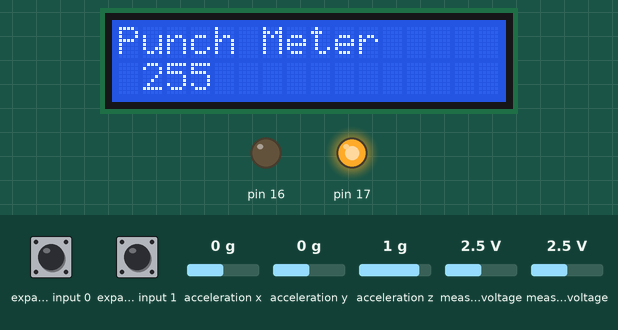
This sketch was run on a simulated Arduino Uno, built with avr-gcc and run on an emulated ATmega328P. On the bench: 16×2 character LCD, output pins drawn as LEDs (lit = HIGH). Wiring (inferred from the names in the program): Wii Nunchuk at I2C address 0x52. The inputs (shaded band) are chosen by the test bench; at power-on: acceleration z 1 g, expander input 0 HIGH, expander input 1 HIGH, acceleration x 0 g, acceleration y 0 g, measured voltage 2.5 V.

Above: at 1.3 s.
1.4 s: acceleration z set to -1.4 g
At 2.2 s:
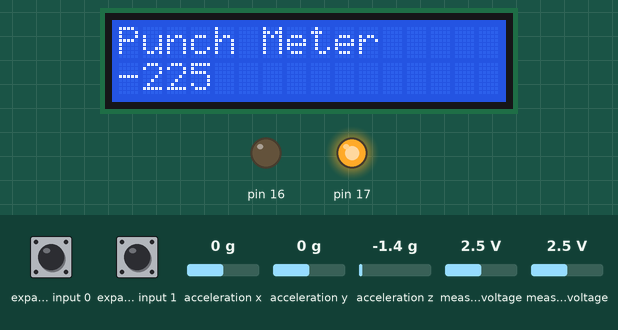
2.9 s: expander input 0 pulled LOW for 0.15 s
At 3.02 s:
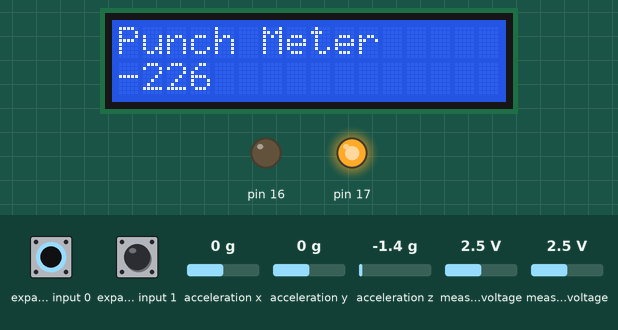
4.6 s: expander input 1 pulled LOW for 0.15 s
At 4.72 s:
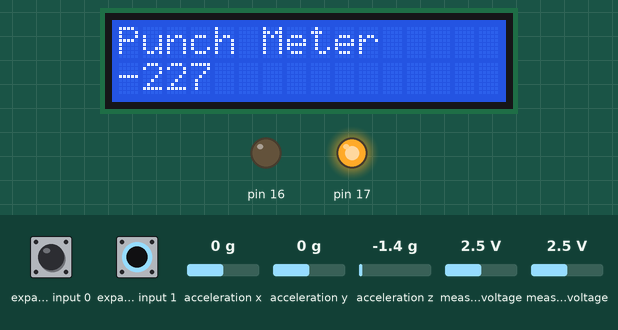
6.2 s: acceleration z set to -0.8 g
At 7.4 s:
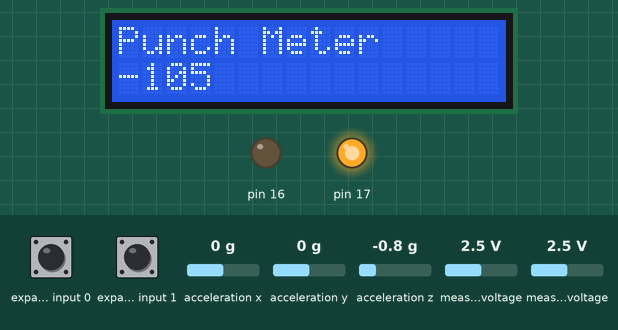
7.7 s: expander input 0 pulled LOW for 1 s
At 8.5 s:
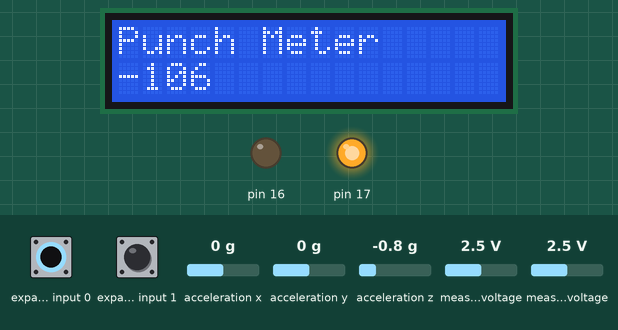
Timing chart, 0 to 10.7 s (numbered marks = the images above; inputs shaded):
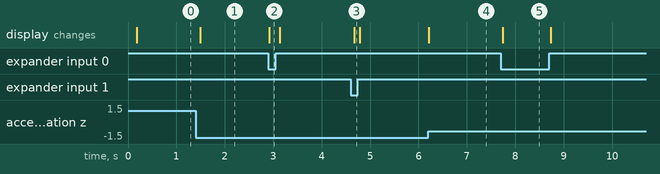

The sketch:

PunchMeter_X_only.ino
```cpp
/*
Lee Sichello
200259098
CS 207
Project: Wii Labyrinth
Last update Nov 7, 2012

Notes:
  Wii Nunchuck Configuration:
      Data = pin A4
      CLK = pin A5
 */

#include<String.h>
#include "Wire.h"
#include "WiiChuck.h"

WiiChuck chuck = WiiChuck();

#include <LiquidCrystal.h>
#include<String.h>

LiquidCrystal lcd(12, 11, 5, 4, 3, 2);


///////////////////////////////////////////////////////////////////////////////////////////
void setup() {
  //nunchuck_init();
  Serial.begin(115200);
  chuck.begin();
  chuck.update();
  lcd.begin(16, 2);


}

///////////////////////////////////////////////////////////////////////////////////////////
void loop() {
   chuck.update();
  lcd.clear(); lcd.print("Ready!");
  //print nunchuck state to serial monitor
  PrintWiiChuck();


   if ((chuck.readAccelX())> 200) delay (4000);
   else delay (100);
 }

///////////////////////////////////////////////////////////////////////////////////////////
  //print nunchuck state to serial monitor
void PrintWiiChuck(){
  lcd.clear();
  lcd.setCursor(0, 0);
  lcd.print("Punch Meter");
  lcd.setCursor(0, 1);
  lcd.print(format(chuck.readAccelZ())) + (format(chuck.readAccelX())) + (format(chuck.readAccelY()));

    }


///////////////////////////////////////////////////////////////////////////////////////////
String format(const float inp){
 String sign,val;
 if(inp<0)
   sign="-";
 else
   sign=" ";

 int absol=abs(inp);
 if (absol<10)
   val="  "+String(absol);
 else if (absol<100 && absol>9)
   val=" "+String(absol);
 else
   val=String(absol);

 String outpt=sign+val;
 return outpt;
}
```

Measured:
- after the input at 1.4 s, the display: changes after 0.09 s (image 1)
- after the input at 2.9 s, the display: changes at once (image 2)
- after the input at 4.6 s, the display: changes after 0.07 s (image 3)
- after the input at 6.2 s, the display: changes at once (image 4)
- after the input at 7.7 s, the display: changes after 0.05 s (image 5)
